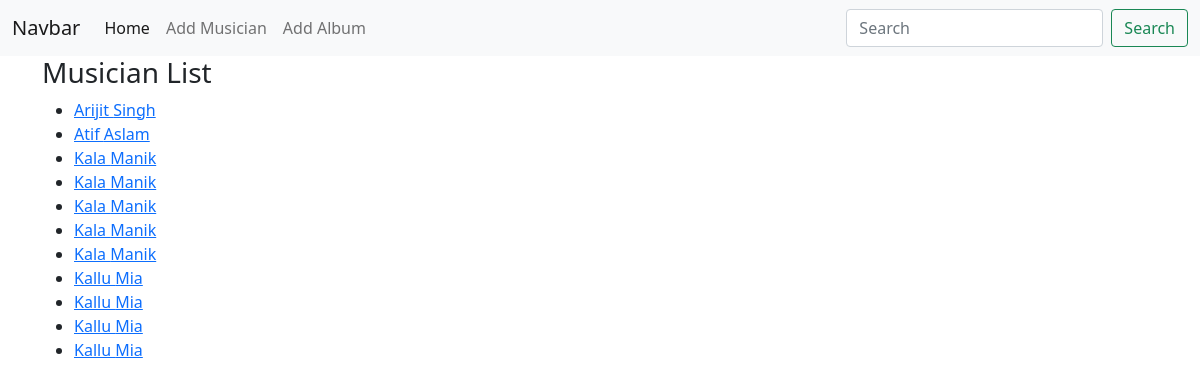
The page / on the database its author committed.
### first_app/models.py (models this page shows, shortened)
class Musician(models.Model):
    first_name = models.CharField(max_length = 50)
    last_name = models.CharField(max_length = 50)
    instrument = models.CharField(max_length = 100)

### first_app/views.py (the view)
# urls.py: path('', views.index , name='index'),
def index(request):
    musician_list = Musician.objects.order_by('first_name')
    diction = {'title': 'Home Page', 'musician_list': musician_list}
    return render(request, 'first_app/index.html', context=diction)

### templates/first_app/index.html
<!DOCTYPE html>
{% extends "first_app/base.html" %}
{% block body_block %}
<h3>Musician List</h3>
<ul>
    {% if musician_list %}
    {% for musician in musician_list %}
    <li> <a href="{% url 'album_list' artist_id=musician.id %}"> {{musician.first_name}} {{musician.last_name}} </a> </li>
    {% endfor %}
    {% else %}
    <h4>No Musician in the list</h4>
    {% endif %}
</ul>
{% endblock  %}

### templates/first_app/base.html (shortened to what this page needs)
<!DOCTYPE html>
<html lang="en">
<head>
    <link href="https://cdn.jsdelivr.net/npm/bootstrap@5.0.2/dist/css/bootstrap.min.css" rel="stylesheet">
</head>
<body>
    <nav class="navbar navbar-expand-lg navbar-light bg-light">
        <div class="container-fluid">
          <a class="navbar-brand" href="#">Navbar</a>
          <div class="collapse navbar-collapse" id="navbarSupportedContent">
            <ul class="navbar-nav me-auto mb-2 mb-lg-0">
              <li class="nav-item">
                <a class="nav-link active" aria-current="page" href="{% url 'index' %}">Home</a>
              </li>
              <li class="nav-item">
                <a class="nav-link" href="{% url 'musician_form' %}">Add Musician</a>
              </li>
              <li class="nav-item">
                <a class="nav-link" href="{% url 'album_form' %}">Add Album</a>
              </li>
            </ul>
            <form class="d-flex">
              <input class="form-control me-2" type="search" placeholder="Search" aria-label="Search">
              <button class="btn btn-outline-success" type="submit">Search</button>
            </form>
          </div>
        </div>
      </nav>
      <div class="container">
        {% block body_block %}
        {% endblock %}
      </div>
</body>
</html>

### rows shown on the page
Musician: first_name "Arijit", last_name "Singh"
Musician: first_name "Atif", last_name "Aslam"
Musician: first_name "Kala", last_name "Manik"
Musician: first_name "Kala", last_name "Manik"
Musician: first_name "Kala", last_name "Manik"
Musician: first_name "Kala", last_name "Manik"
Musician: first_name "Kala", last_name "Manik"
Musician: first_name "Kallu", last_name "Mia"
Musician: first_name "Kallu", last_name "Mia"
Musician: first_name "Kallu", last_name "Mia"
Musician: first_name "Kallu", last_name "Mia"
